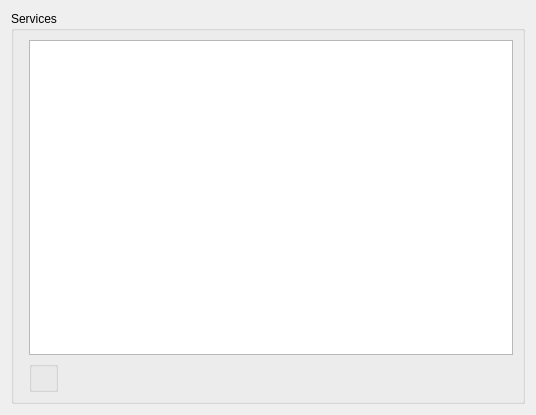
<?xml version="1.0" encoding="UTF-8"?>
<ui version="4.0">
 <class>SynchroSettings</class>
 <widget class="QWidget" name="SynchroSettings">
  <property name="geometry">
   <rect>
    <x>0</x>
    <y>0</y>
    <width>536</width>
    <height>415</height>
   </rect>
  </property>
  <property name="baseSize">
   <size>
    <width>650</width>
    <height>400</height>
   </size>
  </property>
  <property name="windowTitle">
   <string>Form</string>
  </property>
  <layout class="QFormLayout" name="formLayout">
   <property name="fieldGrowthPolicy">
    <enum>QFormLayout::ExpandingFieldsGrow</enum>
   </property>
   <item row="0" column="0" colspan="2">
    <widget class="QGroupBox" name="groupBox">
     <property name="title">
      <string>Services</string>
     </property>
     <layout class="QFormLayout" name="formLayout_2">
      <property name="fieldGrowthPolicy">
       <enum>QFormLayout::ExpandingFieldsGrow</enum>
      </property>
      <item row="1" column="1">
       <widget class="KListWidget" name="m_connections"/>
      </item>
      <item row="2" column="1">
       <widget class="KEditListBox" name="kcfg_connections"/>
      </item>
     </layout>
    </widget>
   </item>
  </layout>
 </widget>
 <customwidgets>
  <customwidget>
   <class>KListWidget</class>
   <extends>QListWidget</extends>
   <header>klistwidget.h</header>
  </customwidget>
  <customwidget>
   <class>KEditListBox</class>
   <extends>QGroupBox</extends>
   <header>keditlistbox.h</header>
  </customwidget>
 </customwidgets>
 <resources/>
 <connections/>
</ui>
